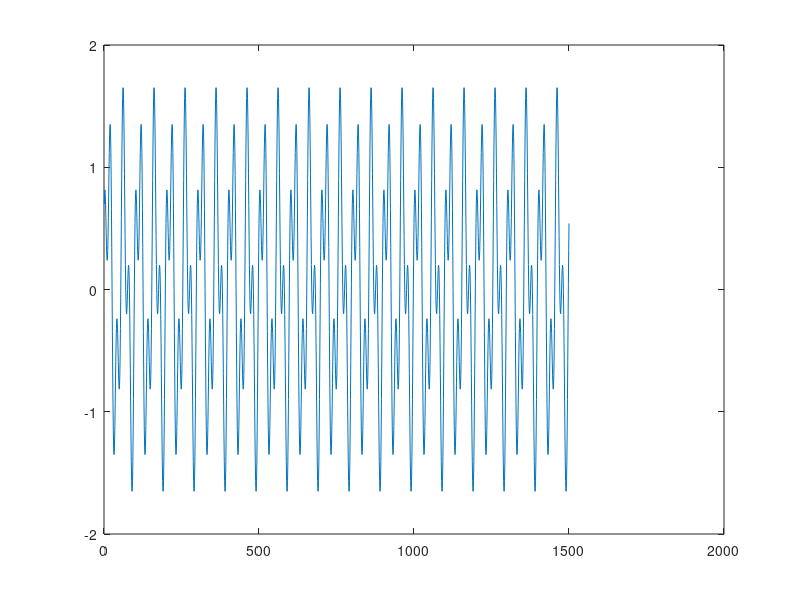
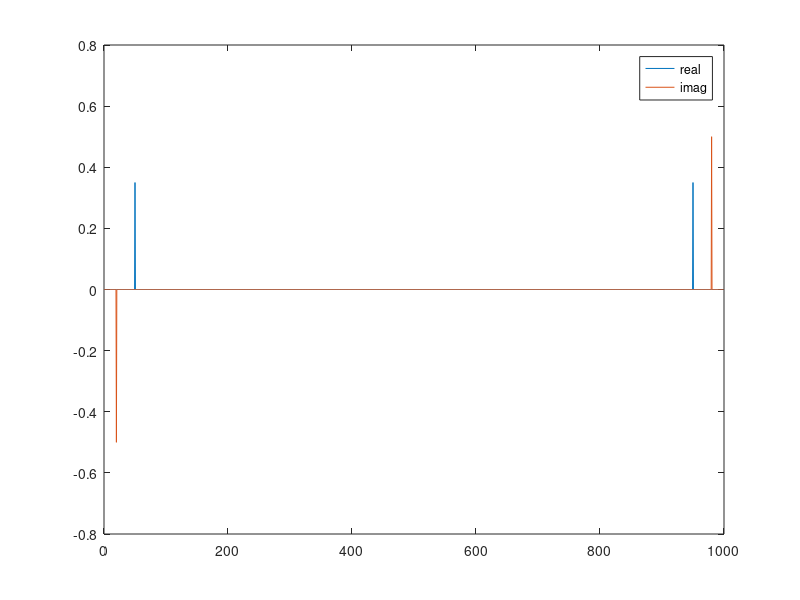

Source code (MATLAB) for these figures, in order: (Note: this script raises an error after producing the figures.)
clear all;
close all;
clc;
format long;


Fs = 1000;            % Sampling frequency                    
T = 1/Fs;             % Sampling period       
L = 1500;             % Length of signal
t = (0:L-1)*T;        % Time vector

S = 0.7*cos(2*pi*50*t) + sin(2*pi*20*t);

figure;
plot(S)

Y = fft(S);
rescaledY = Y/L;

realCoeff = real(rescaledY);
imagCoeff = imag(rescaledY);





k = (0:L-1)/1.5;
% k = (0:L/2)/1.5;

figure;
plot(k, realCoeff)
hold on;
plot(k,imagCoeff)
hold off;
legend('real','imag')




% rescaledY









kk = 1;     %Use kk modes to approx Eval1
approxEval1 = 0;
for i = 1:kk
    approxEval1 = approxEval1 + 0;
end

% approxEval1 = ifft(Y, 1500);
approxEval1 = ifft(Y, 100,'symmetric');

figure;
plot( real(approxEval1) )
hold on;
plot( imag(approxEval1) )
legend('real','imag')


% figure;
% plot( abs(S - approxEval1) )
% title('error')
